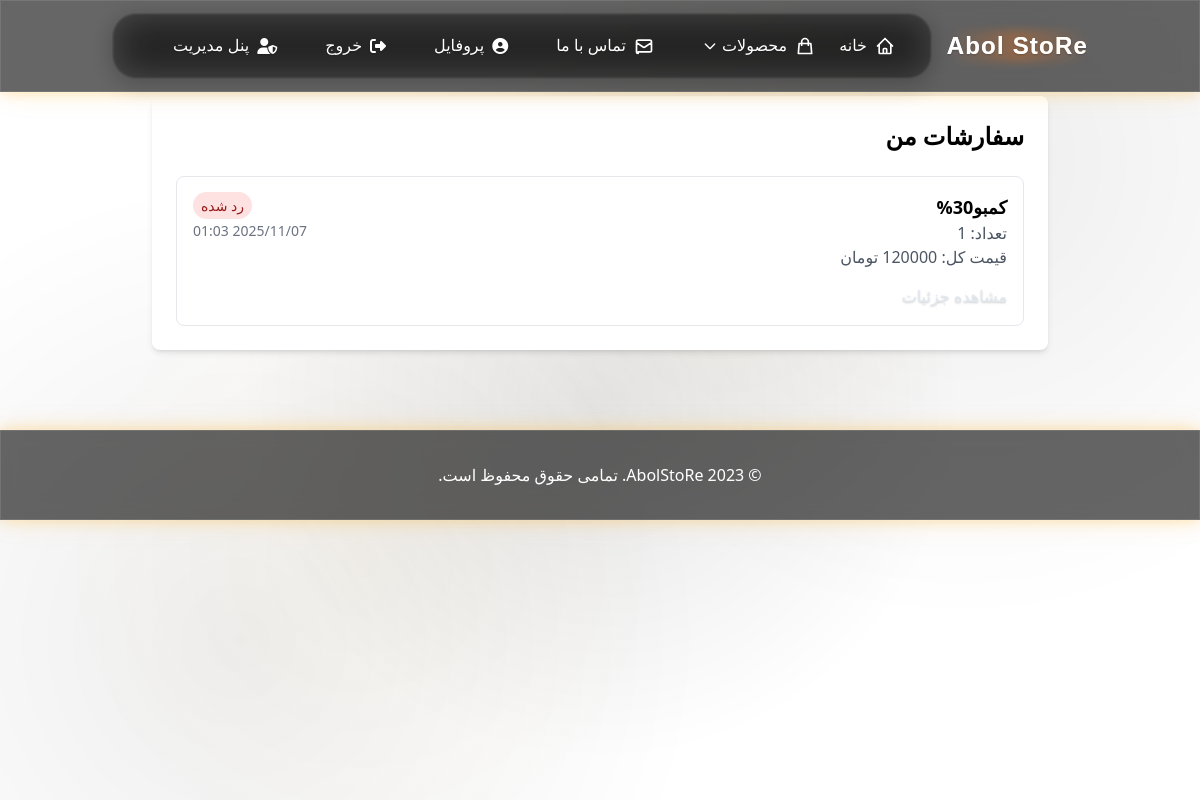
/orders/ (signed in), run on an earlier commit of the app's database.
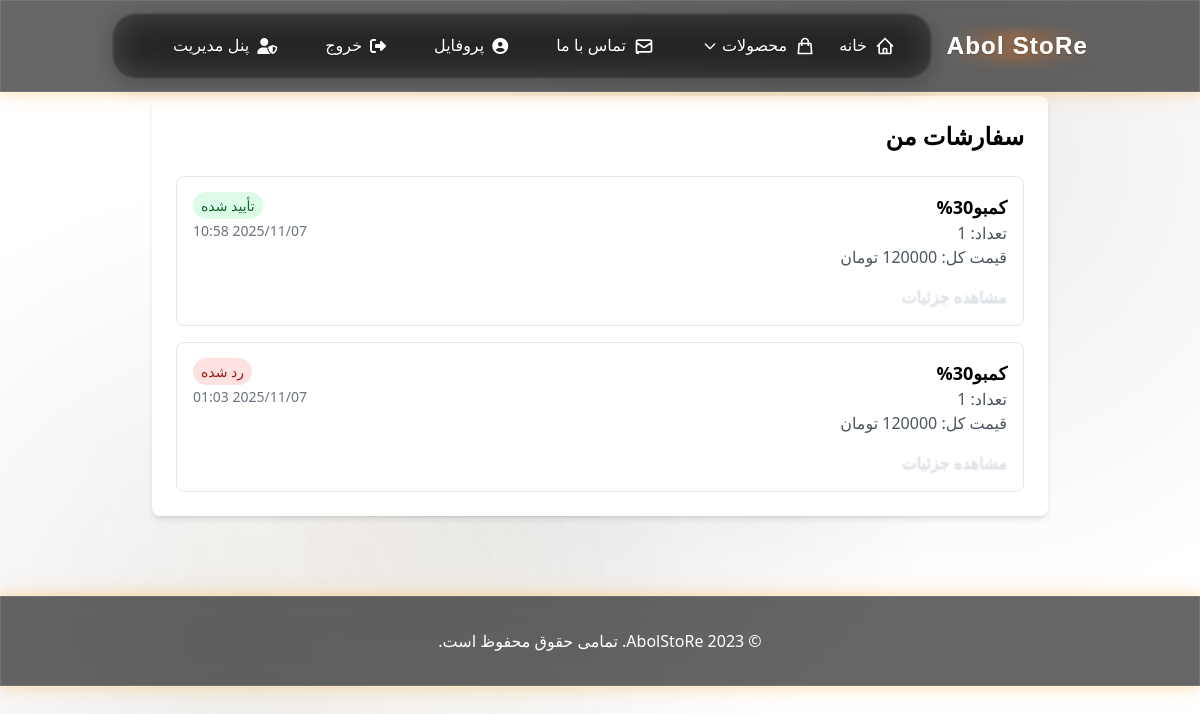
And on a later commit of the database.
### apps/orders/models.py (models this page shows, shortened)
class Order(models.Model):
    STATUS_CHOICES = (
        ('pending', 'ثبت شده'),
        ('waiting', 'در انتظار تأیید'),
        ('confirmed', 'تأیید شده'),
        ('rejected', 'رد شده'),
        ('delivered', 'تحویل شده'),
    )
    user = models.ForeignKey(settings.AUTH_USER_MODEL, on_delete=models.CASCADE, related_name='orders', verbose_name=_('کاربر'))
    product = models.ForeignKey(Product, on_delete=models.CASCADE, related_name='orders', verbose_name=_('محصول'))
    quantity = models.PositiveIntegerField(_('تعداد'), default=1)
    total_price = models.PositiveIntegerField(_('قیمت کل (تومان)'))
    status = models.CharField(_('وضعیت'), max_length=20, choices=STATUS_CHOICES, default='pending')
    referral_code = models.CharField(_('کد معرف'), max_length=50, blank=True, null=True)
    created_at = models.DateTimeField(_('تاریخ ایجاد'), auto_now_add=True)
    updated_at = models.DateTimeField(_('تاریخ بروزرسانی'), auto_now=True)
    class Meta:
        verbose_name = _('سفارش')
        verbose_name_plural = _('سفارشات')
        ordering = ['-created_at']

### apps/store/models.py (models this page shows, shortened)
class Product(models.Model):
    GUARANTEE_CHOICES = (
        ('metaK', 'متیک'),
        ('legend', 'لجند'),
        ('supertash', 'سوپرتاش'),
    )
    category = models.ForeignKey(Category, on_delete=models.SET_NULL, null=True, blank=True, related_name='products', verbose_name=_('دسته بندی'))
    name = models.CharField(_('نام محصول'), max_length=200)
    slug = models.SlugField(_('اسلاگ'), max_length=200, unique=True, allow_unicode=True)
    description = models.TextField(_('توضیحات'))
    price = models.PositiveIntegerField(_('قیمت (تومان)'))
    guarantee_type = models.CharField(_('نوع تضمین'), max_length=20, choices=GUARANTEE_CHOICES)
    stock = models.PositiveIntegerField(_('تعداد موجودی (پارت)'), default=1)
    image = models.ImageField(_('تصویر محصول'), upload_to='products/', blank=True, null=True)
    webp_image = models.ImageField(_('تصویر WebP محصول'), upload_to='products/webp/', blank=True, null=True)
    is_active = models.BooleanField(_('فعال'), default=True)
    created_at = models.DateTimeField(_('تاریخ ایجاد'), auto_now_add=True)
    updated_at = models.DateTimeField(_('تاریخ بروزرسانی'), auto_now=True)
    sales_count = models.PositiveIntegerField(_('تعداد فروش'), default=0)
    class Meta:
        verbose_name = _('محصول')
        verbose_name_plural = _('محصولات')
        ordering = ['-created_at']

### apps/orders/views.py (the view)
# urls.py: path('', views.order_list, name='order_list'),
@login_required
def order_list(request):
    orders = Order.objects.filter(user=request.user).order_by('-created_at')
    return render(request, 'orders/order_list.html', {'orders': orders})

### apps/store/urls.py (called while the page is built)
    def to_url(self, value):
        return value

### config/context_processors.py (called while the page is built)
def cart_count(request):
    cart_count = 0
    if request.user.is_authenticated:
        cart_count = Order.objects.filter(
            user=request.user,
            status__in=['pending', 'waiting']
        ).count()
    return {'cart_count': cart_count}

def categories_context(request):
    categories = Category.objects.filter(is_active=True).order_by('name')
    return {'categories': categories}

### frontend/templates/orders/order_list.html (shortened to what this page needs)
{% extends 'base.html' %}
{% block content %}
<div class="max-w-4xl mx-auto">
    <div class="bg-white rounded-lg shadow-md p-6">
        <h1 class="text-2xl font-bold text-secondary mb-6">سفارشات من</h1>
        {% if orders %}
            <div class="space-y-4">
                {% for order in orders %}
                    <div class="border border-gray-200 rounded-lg p-4 hover:shadow-md transition">
                        <div class="flex justify-between items-start mb-2">
                            <div>
                                <h3 class="font-semibold text-lg">{{ order.product.name }}</h3>
                                <p class="text-gray-600">تعداد: {{ order.quantity }}</p>
                                <p class="text-gray-600">قیمت کل: {{ order.total_price }} تومان</p>
                            </div>
                            <div class="text-left">
                                <span class="px-2 py-1 rounded-full text-sm
                                    {% if order.status == 'pending' %}bg-yellow-100 text-yellow-800
                                    {% elif order.status == 'waiting' %}bg-blue-100 text-blue-800
                                    {% elif order.status == 'confirmed' %}bg-green-100 text-green-800
                                    {% elif order.status == 'rejected' %}bg-red-100 text-red-800
                                    {% elif order.status == 'delivered' %}bg-gray-100 text-gray-800
                                    {% endif %}">
                                    {{ order.get_status_display }}
                                </span>
                                <p class="text-sm text-gray-500 mt-1">{{ order.created_at|date:"Y/m/d H:i" }}</p>
                            </div>
                        </div>
                        <div class="flex justify-between items-center mt-4">
                            <a href="{% url 'orders:order_detail' order.id %}" class="text-primary hover:text-orange-600 transition">
                                مشاهده جزئیات
                            </a>
                        </div>
                    </div>
                {% endfor %}
            </div>
        {% endif %}
    </div>
</div>
{% endblock %}

What changed in the data, as far as the page shows it:
added Order: product.name "کمبو30%", quantity "1", status "تأیید شده", created_at "2025/11/07 10:58"
